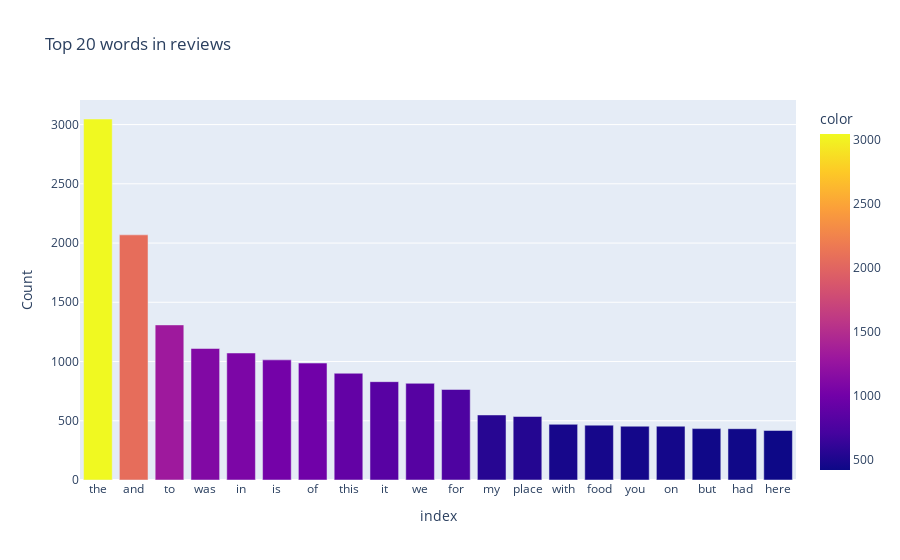
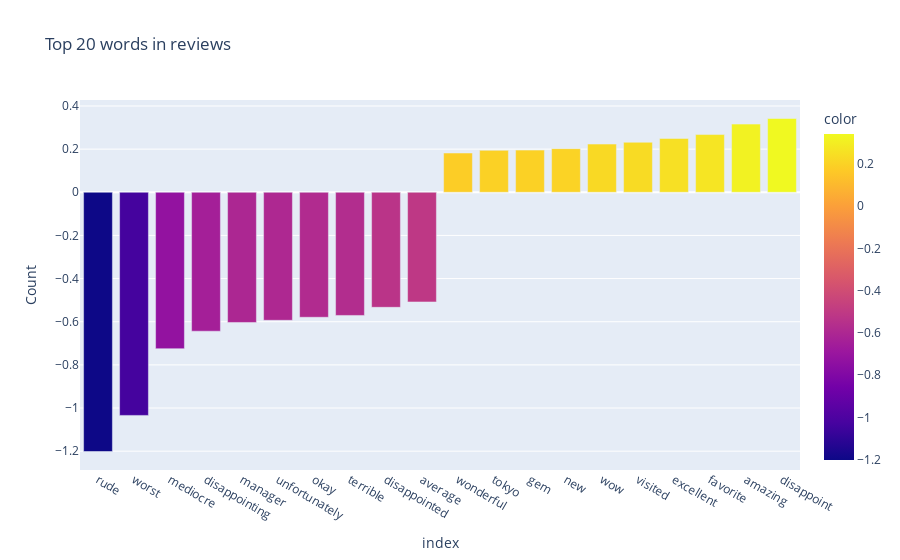
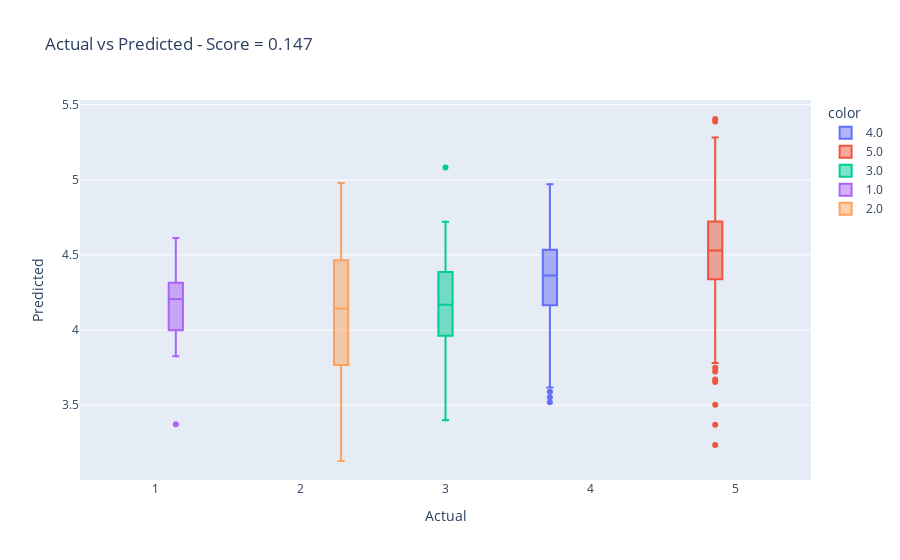

Here is the notebook cell these charts were saved with, in order:
### Markdown cell above
### Dummy regression

### Code cell
from sklearn.feature_extraction.text import CountVectorizer


vectorizer = CountVectorizer()
X_train_vec = vectorizer.fit_transform(X_train)
X_test_vec = vectorizer.transform(X_test)

words_count = pd.Series(
    X_train_vec.sum(axis=0).tolist()[0],
    index=vectorizer.get_feature_names(),
)

top_20_count = words_count.sort_values(ascending=False).head(20)

fig = px.bar(
    top_20_count,
    x=top_20_count.index,
    y=top_20_count.values,
    labels={"x": "Word", "y": "Count"},
    title="Top 20 words in reviews",
    color=top_20_count.values,
)
fig.show()


from sklearn.linear_model import (
    Ridge, Lasso, ElasticNetCV, LinearRegression, PassiveAggressiveRegressor, LogisticRegressionCV, RidgeCV
)

from sklearn.kernel_ridge import KernelRidge


reg = ElasticNetCV(l1_ratio=[.1, .5, .7, .9, .95, .99, 1]).fit(X_train_vec, y_train)
coefs = pd.Series(reg.coef_, index=vectorizer.get_feature_names())

top_20_coefs = coefs.nlargest(10).append(coefs.nsmallest(10)).sort_values()

fig = px.bar(
    top_20_coefs,
    x=top_20_coefs.index,
    y=top_20_coefs.values,
    labels={"x": "Word", "y": "Count"},
    title="Top 20 words in reviews",
    color=top_20_coefs.values,
)
fig.show()


y_pred = reg.predict(X_test_vec)


fig = px.box(
    x=y_test,
    y=y_pred,
    labels={"x": "Actual", "y": "Predicted"},
    title=f"Actual vs Predicted - Score = {round(reg.score(X_test_vec, y_test), 3)}",
    color=y_test,
)
fig.show()

### Figure 1 — Plotly figure (JSON) as saved in the notebook; plotly's stock layout.template omitted (floating-point values rounded to 4 significant figures)
{"data": [{"alignmentgroup": "True", "hovertemplate": "index=%{x}<br>Count=%{y}<br>color=%{marker.color}<extra></extra>", "legendgroup": "", "marker": {"color": [3047, 2069, 1309, 1110, 1072, 1014, 987, 901, 830, 816, 764, 549, 536, 470, 463, 454, 454, 434, 433, 418], "coloraxis": "coloraxis", "pattern": {"shape": ""}}, "name": "", "offsetgroup": "", "orientation": "v", "showlegend": false, "textposition": "auto", "type": "bar", "x": ["the", "and", "to", "was", "in", "is", "of", "this", "it", "we", "for", "my", "place", "with", "food", "you", "on", "but", "had", "here"], "xaxis": "x", "y": [3047, 2069, 1309, 1110, 1072, 1014, 987, 901, 830, 816, 764, 549, 536, 470, 463, 454, 454, 434, 433, 418], "yaxis": "y"}], "layout": {"barmode": "relative", "coloraxis": {"colorbar": {"title": {"text": "color"}}, "colorscale": [[0, "#0d0887"], [0.1111, "#46039f"], [0.2222, "#7201a8"], [0.3333, "#9c179e"], [0.4444, "#bd3786"], [0.5556, "#d8576b"], [0.6667, "#ed7953"], [0.7778, "#fb9f3a"], [0.8889, "#fdca26"], [1, "#f0f921"]]}, "legend": {"tracegroupgap": 0}, "title": {"text": "Top 20 words in reviews"}, "xaxis": {"anchor": "y", "domain": [0, 1], "title": {"text": "index"}}, "yaxis": {"anchor": "x", "domain": [0, 1], "title": {"text": "Count"}}}}

### Figure 2 — Plotly figure (JSON) as saved in the notebook; plotly's stock layout.template omitted (floating-point values rounded to 4 significant figures)
{"data": [{"alignmentgroup": "True", "hovertemplate": "index=%{x}<br>Count=%{y}<br>color=%{marker.color}<extra></extra>", "legendgroup": "", "marker": {"color": [-1.201, -1.034, -0.7251, -0.6439, -0.6034, -0.5934, -0.5794, -0.5709, -0.5332, -0.5083, 0.182, 0.1944, 0.1954, 0.2023, 0.2234, 0.2319, 0.2495, 0.2676, 0.316, 0.3419], "coloraxis": "coloraxis", "pattern": {"shape": ""}}, "name": "", "offsetgroup": "", "orientation": "v", "showlegend": false, "textposition": "auto", "type": "bar", "x": ["rude", "worst", "mediocre", "disappointing", "manager", "unfortunately", "okay", "terrible", "disappointed", "average", "wonderful", "tokyo", "gem", "new", "wow", "visited", "excellent", "favorite", "amazing", "disappoint"], "xaxis": "x", "y": [-1.201, -1.034, -0.7251, -0.6439, -0.6034, -0.5934, -0.5794, -0.5709, -0.5332, -0.5083, 0.182, 0.1944, 0.1954, 0.2023, 0.2234, 0.2319, 0.2495, 0.2676, 0.316, 0.3419], "yaxis": "y"}], "layout": {"barmode": "relative", "coloraxis": {"colorbar": {"title": {"text": "color"}}, "colorscale": [[0, "#0d0887"], [0.1111, "#46039f"], [0.2222, "#7201a8"], [0.3333, "#9c179e"], [0.4444, "#bd3786"], [0.5556, "#d8576b"], [0.6667, "#ed7953"], [0.7778, "#fb9f3a"], [0.8889, "#fdca26"], [1, "#f0f921"]]}, "legend": {"tracegroupgap": 0}, "title": {"text": "Top 20 words in reviews"}, "xaxis": {"anchor": "y", "domain": [0, 1], "title": {"text": "index"}}, "yaxis": {"anchor": "x", "domain": [0, 1], "title": {"text": "Count"}}}}

### Figure 3 — Plotly figure (JSON) as saved in the notebook; plotly's stock layout.template omitted (floating-point values rounded to 4 significant figures; data arrays with more than 128 entries replaced by an {"elided": "..."} marker saying what was removed)
{"data": [{"alignmentgroup": "True", "hovertemplate": "color=4.0<br>Actual=%{x}<br>Predicted=%{y}<extra></extra>", "legendgroup": "4.0", "marker": {"color": "#636efa"}, "name": "4.0", "notched": false, "offsetgroup": "4.0", "orientation": "v", "showlegend": true, "type": "box", "x": {"elided": "189 int values"}, "x0": " ", "xaxis": "x", "y": {"elided": "189 float values"}, "y0": " ", "yaxis": "y"}, {"alignmentgroup": "True", "hovertemplate": "color=5.0<br>Actual=%{x}<br>Predicted=%{y}<extra></extra>", "legendgroup": "5.0", "marker": {"color": "#EF553B"}, "name": "5.0", "notched": false, "offsetgroup": "5.0", "orientation": "v", "showlegend": true, "type": "box", "x": {"elided": "450 int values"}, "x0": " ", "xaxis": "x", "y": {"elided": "450 float values"}, "y0": " ", "yaxis": "y"}, {"alignmentgroup": "True", "hovertemplate": "color=3.0<br>Actual=%{x}<br>Predicted=%{y}<extra></extra>", "legendgroup": "3.0", "marker": {"color": "#00cc96"}, "name": "3.0", "notched": false, "offsetgroup": "3.0", "orientation": "v", "showlegend": true, "type": "box", "x": [3, 3, 3, 3, 3, 3, 3, 3, 3, 3, 3, 3, 3, 3, 3, 3, 3, 3, 3, 3, 3, 3, 3, 3, 3, 3, 3, 3, 3, 3, 3, 3, 3, 3, 3, 3, 3, 3, 3, 3, 3, 3, 3, 3, 3, 3, 3, 3, 3, 3, 3, 3, 3, 3, 3], "x0": " ", "xaxis": "x", "y": [3.869, 4.466, 3.801, 4.114, 4.354, 4.435, 4.168, 3.955, 4.108, 4.511, 4.007, 3.97, 4.208, 3.56, 3.701, 3.518, 4.616, 4.38, 4.235, 4.125, 4.47, 4.127, 3.399, 4.094, 4.093, 3.429, 5.082, 4.09, 4.655, 4.203, 4.337, 4.16, 3.735, 4.389, 4.155, 3.407, 4.413, 3.615, 4.032, 3.895, 4.175, 4.282, 4.223, 4.434, 4.319, 3.961, 4.18, 4.38, 4.477, 4.721, 3.958, 4.105, 4.643, 4.39, 4.202], "y0": " ", "yaxis": "y"}, {"alignmentgroup": "True", "hovertemplate": "color=1.0<br>Actual=%{x}<br>Predicted=%{y}<extra></extra>", "legendgroup": "1.0", "marker": {"color": "#ab63fa"}, "name": "1.0", "notched": false, "offsetgroup": "1.0", "orientation": "v", "showlegend": true, "type": "box", "x": [1, 1, 1, 1, 1, 1, 1, 1, 1, 1, 1, 1], "x0": " ", "xaxis": "x", "y": [4.139, 4.192, 4.479, 3.826, 3.943, 4.296, 4.612, 3.374, 4.222, 4.054, 4.311, 4.32], "y0": " ", "yaxis": "y"}, {"alignmentgroup": "True", "hovertemplate": "color=2.0<br>Actual=%{x}<br>Predicted=%{y}<extra></extra>", "legendgroup": "2.0", "marker": {"color": "#FFA15A"}, "name": "2.0", "notched": false, "offsetgroup": "2.0", "orientation": "v", "showlegend": true, "type": "box", "x": [2, 2, 2, 2, 2, 2, 2, 2, 2, 2, 2, 2, 2, 2, 2, 2, 2, 2, 2, 2, 2, 2, 2, 2, 2, 2], "x0": " ", "xaxis": "x", "y": [4.24, 3.251, 4.09, 4.274, 4.491, 4.513, 4.395, 3.841, 4.327, 4.244, 3.767, 3.899, 3.156, 3.677, 4.198, 3.818, 4.028, 3.657, 3.967, 4.465, 4.611, 4.979, 4.73, 4.611, 3.129, 3.311], "y0": " ", "yaxis": "y"}], "layout": {"boxmode": "group", "legend": {"title": {"text": "color"}, "tracegroupgap": 0}, "title": {"text": "Actual vs Predicted - Score = 0.147"}, "xaxis": {"anchor": "y", "domain": [0, 1], "title": {"text": "Actual"}}, "yaxis": {"anchor": "x", "domain": [0, 1], "title": {"text": "Predicted"}}}}
